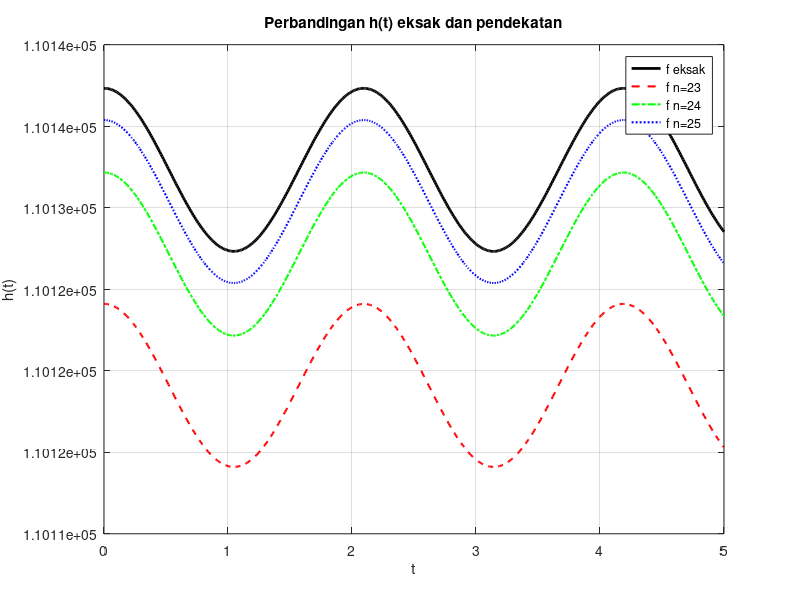
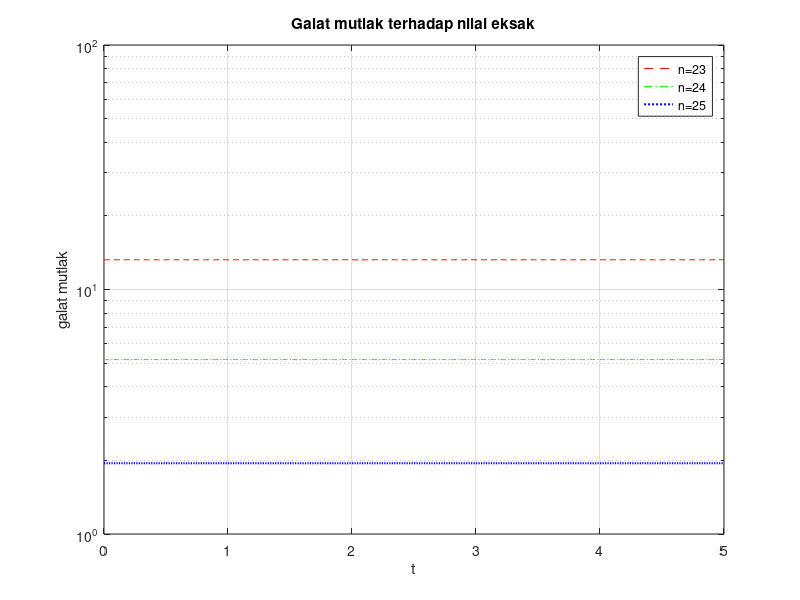

Here is the MATLAB script that generated these plots, in order:
%Hanung Yoga Adi Pramono_L0325026
clc; clear; close all;

lambda = 12; v = 36; x = 10; h0 = 5;
t = 0:0.01:5;
z = t*v/lambda;
N = [23 24 25];

h_eksak = h0*(cos(z) + exp(x));

h_pend = zeros(length(N), length(t));
for i = 1:length(N)
  n = N(i);
  cos_pend = zeros(size(t));
  exp_pend = 0;
  for k = 0:n
    cos_pend = cos_pend + (-1)^k * z.^(2*k) / factorial(2*k);
    exp_pend = exp_pend + x^k / factorial(k);
  end
  h_pend(i,:) = h0*(cos_pend + exp_pend);
end

galat_abs = abs(repmat(h_eksak, length(N), 1) - h_pend);
galat_rel = galat_abs ./ abs(repmat(h_eksak, length(N), 1)) * 100;

figure(1);
plot(t, h_eksak, 'k-', 'LineWidth', 2); hold on;
plot(t, h_pend(1,:), 'r--', 'LineWidth', 1.5);
plot(t, h_pend(2,:), 'g-.', 'LineWidth', 1.5);
plot(t, h_pend(3,:), 'b:', 'LineWidth', 1.5);
xlabel('t'); ylabel('h(t)');
title('Perbandingan h(t) eksak dan pendekatan');
legend('f eksak', 'f n=23', 'f n=24', 'f n=25', 'Location', 'best');
grid on;
print('-dpng', 'kasus1_grafik.png');

figure(2);
semilogy(t, galat_abs(1,:)+eps, 'r--', t, galat_abs(2,:)+eps, 'g-.', t, galat_abs(3,:)+eps, 'b:', 'LineWidth', 1.5);
xlabel('t'); ylabel('galat mutlak');
title('Galat mutlak terhadap nilai eksak');
legend('n=23', 'n=24', 'n=25', 'Location', 'best');
grid on;
print('-dpng', 'kasus1_galat.png');

toleransi = 1;
disp('Rerata galat mutlak dan galat relatif:');
for i = 1:length(N)
  rerata_abs = mean(galat_abs(i,:));
  rerata_rel = mean(galat_rel(i,:));
  if rerata_rel < toleransi
    status = 'LAYAK';
  else
    status = 'TIDAK LAYAK';
  end
  fprintf('n = %d : rerata galat mutlak = %.6e | rerata galat relatif = %.6e %% | %s\n', N(i), rerata_abs, rerata_rel, status);
end
